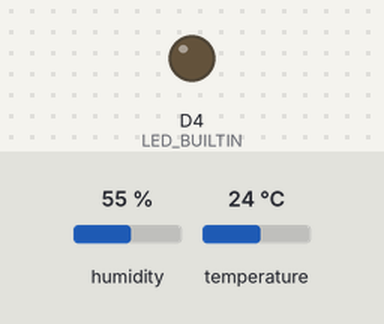
Bench run of a program on a simulated ESP8266 (NodeMCU). Parts: output pins drawn as LEDs (lit = HIGH, except the on-board LED, lit = LOW). The inputs (shaded band) are chosen by the test bench; at power-on: humidity 55 %, temperature 24 °C. What the program prints to the serial monitor is not drawn.

Above: at 0.7 s.
At 4.0 s:
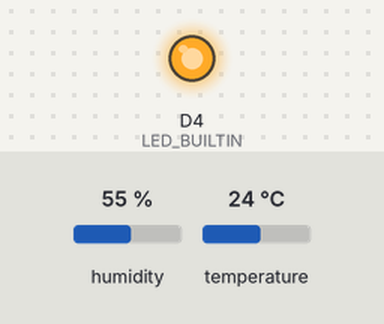
Timing chart, 0 to 8.5 s (numbered marks = the images above):
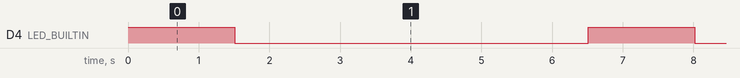

Measured:
- by itself, D4 (LED_BUILTIN): alternates HIGH for 1.5 s and LOW for 5.0 s

The program:

main.cpp
```cpp
#include <Arduino.h>
#include<DHT.h>

#define LED_BUILTIN 2
#define DHT_PORT D3
#define DHT_TYPE DHT22
#define SERIAL_SPEED 115200
#define IN_CELSIUS false // Define a leitura para celsius

DHT dht(DHT_PORT, DHT_TYPE);

void setup() {
  // put your setup code here, to run once:
  Serial.begin(SERIAL_SPEED);
  pinMode(LED_BUILTIN, OUTPUT);

}

void loop() {
  // put your main code here, to run repeatedly:
  digitalWrite(LED_BUILTIN, HIGH);

  Serial.flush();
  Serial.println("================================================");
  Serial.println("|\tTemperatura: " + String(dht.readTemperature(IN_CELSIUS)) + " ºC");
  Serial.println("|\tHumidade: " + String(dht.readHumidity()) + "%");
  Serial.println("================================================\n\n\n\n");
  delay(1500);
  digitalWrite(LED_BUILTIN, LOW);

  delay(5000);
}
```
